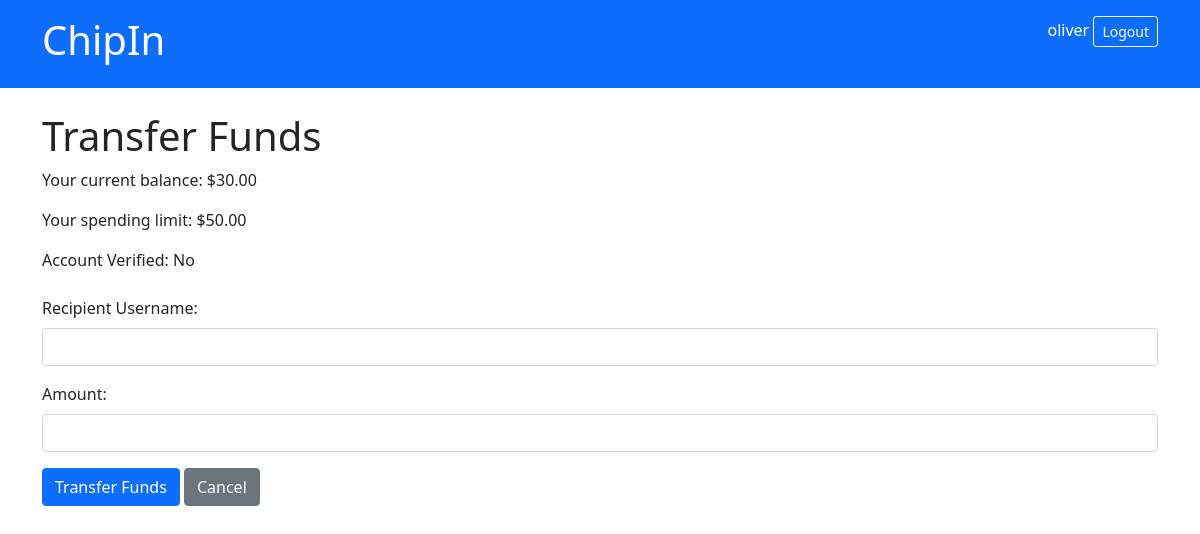
The page /chipin/payments/transfer/ (signed in) on the database its author committed.
### chipin/models.py (models this page shows, shortened)
class Profile(models.Model):
    user = models.OneToOneField(User, on_delete=models.CASCADE, related_name='profile')
    student_id = models.CharField(max_length=20, unique=True)
    date_of_birth = models.DateField(null=True, blank=True)
    trusted_adult_email = models.EmailField()
    trusted_adult_phone = models.CharField(max_length=20)
    balance = models.DecimalField(
        max_digits=10,
        decimal_places=2,
        default=Decimal('0.00'),
        validators=[MinValueValidator(Decimal('0.00'))]
    )
    spending_limit = models.DecimalField(
        max_digits=10,
        decimal_places=2,
        default=Decimal('50.00'),
        validators=[MinValueValidator(Decimal('0.00'))]
    )
    is_verified = models.BooleanField(default=False)
    can_create_groups = models.BooleanField(default=True)
    can_join_events = models.BooleanField(default=True)
    privacy_level = models.CharField(
        max_length=20,
        choices=[
            ('PUBLIC', 'Public'),
            ('FRIENDS', 'Friends only'),
            ('PRIVATE', 'Private')
        ],
        default='FRIENDS'
    )
    created_at = models.DateTimeField(auto_now_add=True)
    updated_at = models.DateTimeField(auto_now=True)
    class Meta:
        ordering = ['user__username']

### chipin/views.py (the view, shortened to what this page needs)
# urls.py: path("payments/transfer/", views.transfer_funds, name="transfer_funds"),
@login_required
def transfer_funds(request):
    user = request.user
    profile, created = Profile.objects.get_or_create(
        user=user,
        defaults={
            'student_id': f'STU{user.id:05d}',
            'trusted_adult_email': 'parent@example.com',
            'trusted_adult_phone': '555-0123'
        }
    )
    user_events = Event.objects.filter(
        participants=user,
        status__in=['OPEN', 'CONFIRMED']
    ).order_by('-created_at')[:10]
    context = {
        'profile': profile,
        'user_events': user_events,
    }
    return render(request, 'chipin/transfer_funds.html', context)

### chipin/context_processors.py (called while the page is built)
def username(request):
    if request.user.is_authenticated:
        return {'username': request.user.username}
    return {'username': 'Guest'}

### chipin/templates/chipin/transfer_funds.html (shortened to what this page needs)
{% extends "chipin/layout.html" %}
{% block content %}
<h1>Transfer Funds</h1>
<p>Your current balance: ${{ profile.balance }}</p>
<p>Your spending limit: ${{ profile.spending_limit }}</p>
<p>Account Verified: {{ profile.is_verified|yesno:"Yes,No" }}</p>
<form method="post" class="mt-4">
    <div class="mb-3">
        <label for="recipient_username" class="form-label">Recipient Username:</label>
        <input type="text" name="recipient_username" id="recipient_username" class="form-control" required>
    </div>
    <div class="mb-3">
        <label for="amount" class="form-label">Amount:</label>
        <input type="number" step="0.01" name="amount" id="amount" class="form-control" required>
    </div>
    <button type="submit" class="btn btn-primary">Transfer Funds</button>
    <a href="{% url 'chipin:payment_dashboard' %}" class="btn btn-secondary">Cancel</a>
</form>
{% endblock %}

### chipin/templates/chipin/layout.html (shortened to what this page needs)
{% load static %}
<!DOCTYPE html>
<html lang="en">
<head>
    <link href="https://cdn.jsdelivr.net/npm/bootstrap@5.1.3/dist/css/bootstrap.min.css" rel="stylesheet">
</head>
<body>
    <header class="bg-primary text-white p-3">
        <div class="container">
            <div class="row">
                <div class="col-md-8">
                    <h1>ChipIn</h1>
                </div>
                <div class="col-md-4 text-end">
                    {% if request.user.is_authenticated %}
                    <span>{{ request.user.username }}</span>
                    <form action="{% url 'users:logout' %}" method="post" style="display: inline;">
                        <button type="submit" class="btn btn-outline-light btn-sm">Logout</button>
                    </form>
                    {% endif %}
                </div>
            </div>
        </div>
    </header>
    <main class="container mt-4">
        {% block content %}{% endblock %}
    </main>
</body>
</html>

### rows shown on the page
Profile: balance "30.00", spending_limit "50.00", is_verified "No"

### other values the page prints
{{ request.user.username }} "oliver"
